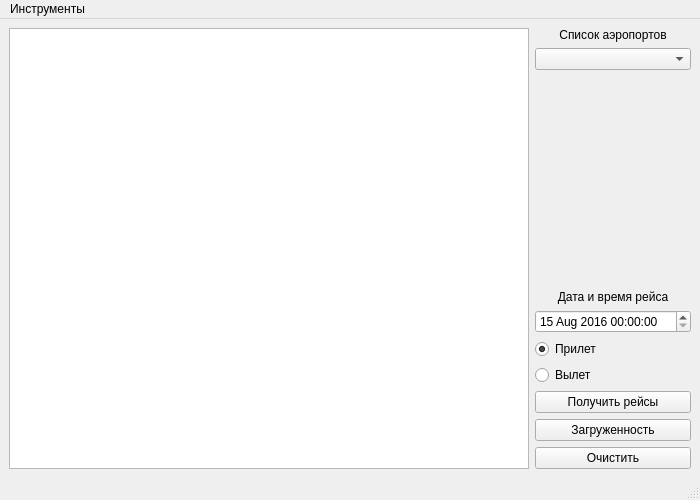
<?xml version="1.0" encoding="UTF-8"?>
<ui version="4.0">
 <class>MainWindow</class>
 <widget class="QMainWindow" name="MainWindow">
  <property name="geometry">
   <rect>
    <x>0</x>
    <y>0</y>
    <width>700</width>
    <height>500</height>
   </rect>
  </property>
  <property name="minimumSize">
   <size>
    <width>700</width>
    <height>500</height>
   </size>
  </property>
  <property name="maximumSize">
   <size>
    <width>700</width>
    <height>500</height>
   </size>
  </property>
  <property name="windowTitle">
   <string>MainWindow</string>
  </property>
  <property name="styleSheet">
   <string notr="true"/>
  </property>
  <widget class="QWidget" name="centralwidget">
   <layout class="QGridLayout" name="gridLayout" columnstretch="0">
    <item row="0" column="0">
     <layout class="QHBoxLayout" name="horizontalLayout" stretch="10,3">
      <item>
       <widget class="QTableView" name="tableView">
        <property name="styleSheet">
         <string notr="true"/>
        </property>
        <property name="sizeAdjustPolicy">
         <enum>QAbstractScrollArea::SizeAdjustPolicy::AdjustToContents</enum>
        </property>
        <attribute name="horizontalHeaderCascadingSectionResizes">
         <bool>false</bool>
        </attribute>
        <attribute name="horizontalHeaderMinimumSectionSize">
         <number>100</number>
        </attribute>
       </widget>
      </item>
      <item>
       <layout class="QVBoxLayout" name="verticalLayout">
        <item>
         <widget class="QLabel" name="label">
          <property name="text">
           <string>Список аэропортов</string>
          </property>
          <property name="alignment">
           <set>Qt::AlignmentFlag::AlignCenter</set>
          </property>
         </widget>
        </item>
        <item>
         <widget class="QComboBox" name="cb_Aeroport"/>
        </item>
        <item>
         <spacer name="verticalSpacer">
          <property name="orientation">
           <enum>Qt::Orientation::Vertical</enum>
          </property>
          <property name="sizeHint" stdset="0">
           <size>
            <width>20</width>
            <height>40</height>
           </size>
          </property>
         </spacer>
        </item>
        <item>
         <widget class="QLabel" name="label_2">
          <property name="text">
           <string>Дата и время рейса</string>
          </property>
          <property name="alignment">
           <set>Qt::AlignmentFlag::AlignCenter</set>
          </property>
         </widget>
        </item>
        <item>
         <widget class="QDateTimeEdit" name="dateTimeEdit">
          <property name="maximumDateTime">
           <datetime>
            <hour>0</hour>
            <minute>0</minute>
            <second>0</second>
            <year>2017</year>
            <month>9</month>
            <day>17</day>
           </datetime>
          </property>
          <property name="minimumDateTime">
           <datetime>
            <hour>0</hour>
            <minute>0</minute>
            <second>0</second>
            <year>2016</year>
            <month>8</month>
            <day>15</day>
           </datetime>
          </property>
          <property name="maximumDate">
           <date>
            <year>2017</year>
            <month>9</month>
            <day>17</day>
           </date>
          </property>
         </widget>
        </item>
        <item>
         <widget class="QRadioButton" name="rb_arrival">
          <property name="text">
           <string>Прилет</string>
          </property>
          <property name="checked">
           <bool>true</bool>
          </property>
         </widget>
        </item>
        <item>
         <widget class="QRadioButton" name="rb_departure">
          <property name="text">
           <string>Вылет</string>
          </property>
         </widget>
        </item>
        <item>
         <widget class="QPushButton" name="pb_flights">
          <property name="text">
           <string>Получить рейсы</string>
          </property>
         </widget>
        </item>
        <item>
         <widget class="QPushButton" name="pb_workload">
          <property name="text">
           <string>Загруженность</string>
          </property>
         </widget>
        </item>
        <item>
         <widget class="QPushButton" name="pb_clear">
          <property name="text">
           <string>Очистить</string>
          </property>
         </widget>
        </item>
       </layout>
      </item>
     </layout>
    </item>
   </layout>
  </widget>
  <widget class="QMenuBar" name="menubar">
   <property name="geometry">
    <rect>
     <x>0</x>
     <y>0</y>
     <width>700</width>
     <height>21</height>
    </rect>
   </property>
   <widget class="QMenu" name="menu">
    <property name="title">
     <string>Инструменты</string>
    </property>
    <addaction name="settings"/>
    <addaction name="exit"/>
   </widget>
   <addaction name="menu"/>
  </widget>
  <widget class="QStatusBar" name="statusbar"/>
  <action name="settings">
   <property name="icon">
    <iconset theme="QIcon::ThemeIcon::DocumentProperties"/>
   </property>
   <property name="text">
    <string>Параметры подключения к БД</string>
   </property>
  </action>
  <action name="exit">
   <property name="icon">
    <iconset theme="QIcon::ThemeIcon::SystemLogOut"/>
   </property>
   <property name="text">
    <string>Выход</string>
   </property>
  </action>
 </widget>
 <resources/>
 <connections/>
</ui>
